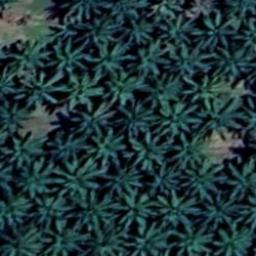
#> input picture trees.v19i.coco-segmentation/train/images/10aa_jpg.rf.3038d03d213d7e484d2ac601ac61bcd0.jpg, 256 x 256 px, given in place of 35aaa_jpg.rf.cc29f107c4464c0bc753da678dc08d6a.jpg, which was not available
$ jupyter execute --allow-errors data_preparation.ipynb   (text cells are left out)
#> lines starting #> are read from the running program, lines starting #| are printed output that depends on the picture; after the words box and inside, x2 and y2 are one past the last pixel; in counts of white or black regions, pixels touching at a corner belong together; pictures that were not available may be replaced by others from this repository, and a replacement may not be noted
[cell 1]
import pandas as pd
import cv2
import base64
import IPython
import json
import numpy as np
import os
import random
import requests
from io import BytesIO
from math import trunc
from PIL import Image as PILImage
from PIL import ImageDraw as PILImageDraw
import matplotlib.pyplot as plt

[cell 2]
# import data to prepare
import os
path = "trees.v19i.coco-segmentation/"
train_images = os.path.join(path , "train/images")
validation_images  =os.path.join(path , "valid/images")

[cell 3]
print(train_images)

[cell 4]
import csv
import matplotlib.patches as patches
# define a class that reads the dataset entirely and extract the images masks
class CocoDataset():
    def __init__(self, annotation_path, image_dir):
        self.annotation_path = annotation_path
        self.image_dir = image_dir
        self.colors = ['blue', 'purple', 'red', 'green', 'orange', 'salmon', 'pink', 'gold',
                        'orchid', 'slateblue', 'limegreen', 'seagreen', 'darkgreen', 'olive',
                        'teal', 'aquamarine', 'steelblue', 'powderblue', 'dodgerblue', 'navy',
                        'magenta', 'sienna', 'maroon']

        json_file = open(self.annotation_path)
        self.coco = json.load(json_file)
        json_file.close()

        #self.process_info()
        #self.process_licenses()
        self.process_categories()
        self.process_images()
        self.process_segmentations()

    # [186 lines left out: functions display_info, display_licenses, display_categories, display_image, not called in this run]

    def process_info(self):
        self.info = self.coco['info']

    def process_licenses(self):
        self.licenses = self.coco['licenses']

    # [215 lines left out: functions process_categories, process_images, process_segmentations, display_image_with_mask, export_bounding_boxes, export_masks and 2 more, not called in this run]

[cell 5]
annotation_path ="trees.v19i.coco-segmentation/train/_annotations.coco.json"
image_dir = train_images
#> (the rest of this cell did not finish here and is left out)

[cell 6]
import matplotlib.pyplot as plt
#> (the rest of this cell did not finish here and is left out)

#> (a cell that did not finish here is left out)

#> (a cell that did not finish here is left out)

[cell 9]
for file_name in os.listdir(os.path.join(path , "train/images")):
    if file_name.endswith(".jpg"):
        print(os.listdir(os.path.join(path , "train/images")))

[cell 10]
# create csv files for training and for validation the csv file contain bothe image path and mask path
import os
import pandas as pd

# List to store file names
images_names = []

# Iterate through all files in the folder
for file_name in os.listdir(os.path.join(path , "train/images") ):
    if file_name.endswith(".jpg"):
        images_names.append(os.path.join(path , "train/images/{}").format(file_name))
# iterate through the masks
masks_name = []
#> (the rest of this cell did not finish here and is left out)

#> (a cell that did not finish here is left out)

[cell 12]
# create csv files for training and for validation the csv file contain bothe image path and mask path
import os
import pandas as pd

# List to store file names
images_names = []

# Iterate through all files in the folder
for file_name in os.listdir(os.path.join(path , "valid/images")):
    if file_name.endswith(".jpg"):
        images_names.append(os.path.join(path , "valid/images/{}".format(file_name) ))
# iterate through the masks
masks_name = []
#> (the rest of this cell did not finish here and is left out)

[cell 13]
# read the csv files a
train_df = pd.read_csv("training_images_annotation.csv")
#> (reads training_images_annotation.csv from the repository)
valid_df = pd.read_csv("validtion_images_annotation.csv")
#> (reads validtion_images_annotation.csv from the repository)

[cell 14]
valid_df

[cell 15]
import numpy as np
import cv2
import matplotlib.pyplot as plt
import matplotlib.colors as mcolors

def read_batch(data, visualize_data=False):
    # Select a random entry
#> called with visualize_data = True
    ent = data.iloc[np.random.randint(len(data))]

    # Get full paths for image and annotation
    Img = cv2.imread(ent["image"])[..., ::-1]  # Read image and convert from BGR to RGB
    ann_map = cv2.imread(ent["mask"], cv2.IMREAD_GRAYSCALE)  # Read annotation as grayscale
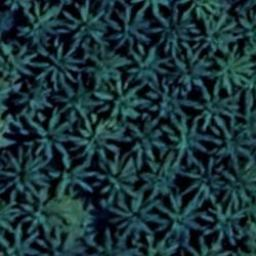
#> input picture trees.v19i.coco-segmentation/train/images/10aa_jpg.rf.32590d8a6cbe085fe5ca0e6c5a746182.jpg, 256 x 256 px, given in place of 35aaa_jpg.rf.cc29f107c4464c0bc753da678dc08d6a_mask.png, which was not available
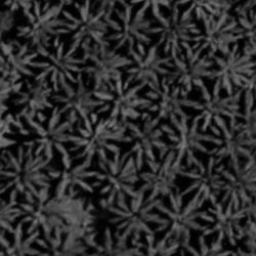
#> ann_map: shape (256, 256); min 0, max 127, mean 44.7

    # Check if either the image or annotation could not be read
    if Img is None or ann_map is None:
        print(f"Error: Could not read image or mask from path {ent['image']} or {ent['annotation']}")
        return None, None, None, 0

    # Rescale the image and annotation to fit within 1024x1024
    r = np.min([1024 / Img.shape[1], 1024 / Img.shape[0]])  # Calculate scaling factor
#> r = 4
    Img = cv2.resize(Img, (int(Img.shape[1] * r), int(Img.shape[0] * r)))
#> Img: shape (1024, 1024, 3)
    ann_map = cv2.resize(ann_map, (int(ann_map.shape[1] * r), int(ann_map.shape[0] * r)), interpolation=cv2.INTER_NEAREST)
#> ann_map: shape (1024, 1024)

    # Initialize binary mask and list of points
    binary_mask = np.zeros_like(ann_map, dtype=np.uint8)
    points = []

    # Process each unique label in the annotation map (except the background, index 0)
    inds = np.unique(ann_map)[1:]  # Skip the background label
#> inds = 124 values from 1 to 127
    for ind in inds:
        mask = (ann_map == ind).astype(np.uint8)  # Binary mask for the current label
        binary_mask = np.maximum(binary_mask, mask)  # Combine with the existing binary mask
#> this loop made 124 passes
#> pass 1, in read_batch, `mask = (ann_map == ind).astype(np.uint8)`:
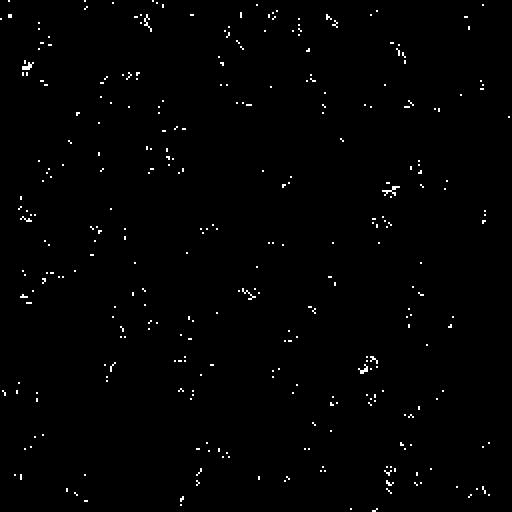
#> mask: shape (1024, 1024) (shown at 1/2 size); values 0 (black) and 1 (white), 0.87% white; 318 white regions (191 under 20 px), largest, box (x1, y1, x2, y2) and area: (764, 372, 800, 392) 256, (44, 124, 68, 140) 208, (288, 28, 304, 64) 176
#> pass 2, in read_batch, `mask = (ann_map == ind).astype(np.uint8)`:
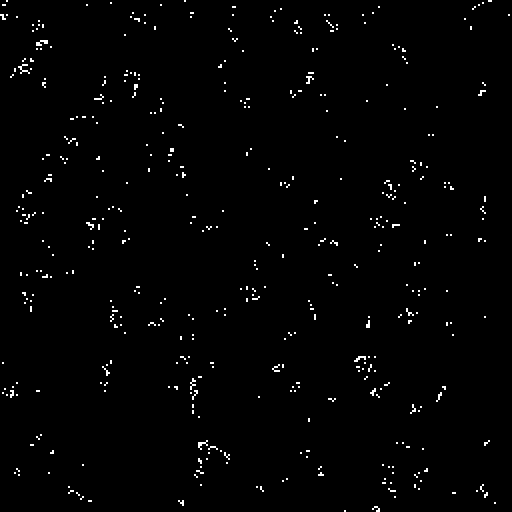
#> mask: shape (1024, 1024) (shown at 1/2 size); values 0 (black) and 1 (white), 1.3% white; 434 white regions (251 under 20 px), largest, box (x1, y1, x2, y2) and area: (72, 80, 96, 92) 176, (36, 128, 60, 148) 176, (396, 880, 416, 900) 160
#> pass 2, in read_batch, `binary_mask = np.maximum(binary_mask, mask)`:
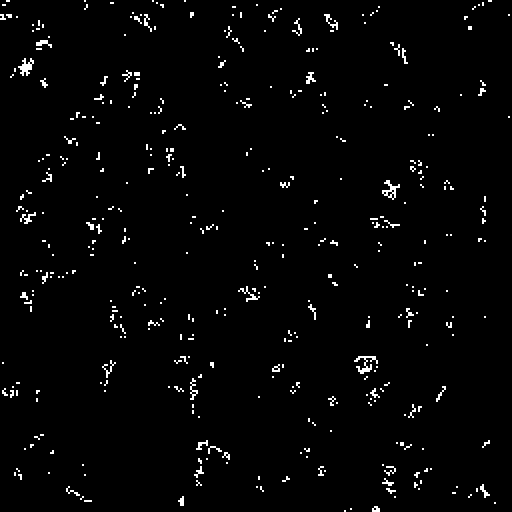
#> binary_mask: shape (1024, 1024) (shown at 1/2 size); values 0 (black) and 1 (white), 2.1% white; 406 white regions (159 under 20 px), largest, box (x1, y1, x2, y2) and area: (708, 712, 756, 748) 656, (36, 116, 68, 152) 576, (764, 360, 800, 400) 544
#> pass 3, in read_batch, `mask = (ann_map == ind).astype(np.uint8)`:
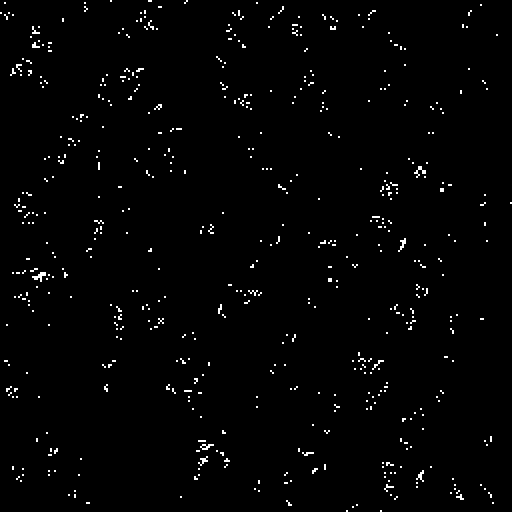
#> mask: shape (1024, 1024) (shown at 1/2 size); values 0 (black) and 1 (white), 1.5% white; 526 white regions (316 under 20 px), largest, box (x1, y1, x2, y2) and area: (64, 544, 92, 564) 256, (828, 332, 852, 356) 208, (796, 476, 812, 504) 176
#> after the loop:
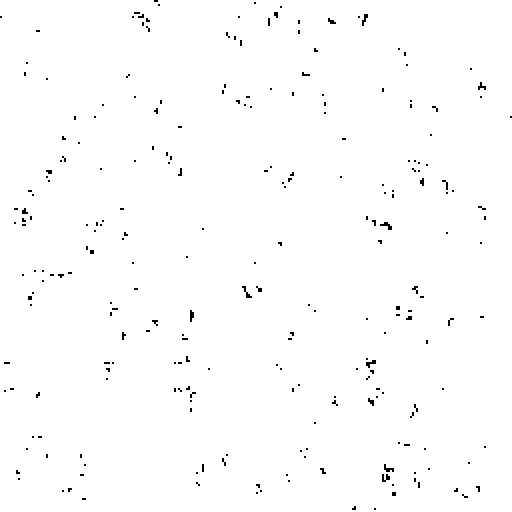
#> binary_mask: shape (1024, 1024) (shown at 1/2 size); values 0 (black) and 1 (white), 99.1% white; 244 black regions (108 under 20 px), largest, box (x1, y1, x2, y2) and area: (760, 444, 784, 460) 176, (484, 572, 504, 596) 160, (732, 720, 752, 736) 160

    # Erode the combined binary mask to avoid selecting boundary points
    eroded_mask = cv2.erode(binary_mask, np.ones((5, 5), np.uint8), iterations=1)
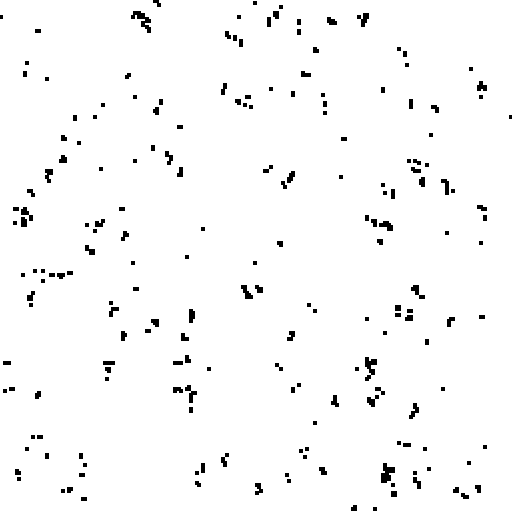
#> eroded_mask: shape (1024, 1024) (shown at 1/2 size); values 0 (black) and 1 (white), 97.5% white; 193 black regions, largest, box (x1, y1, x2, y2) and area: (262, 22, 302, 66) 720, (762, 926, 790, 966) 688, (730, 714, 754, 762) 624

    # Get all coordinates inside the eroded mask
    coords = np.argwhere(eroded_mask > 0)
#> coords = 1022664 pairs, first value 0 to 1023, second value 0 to 1023
    if len(coords) > 0:
        for _ in inds:  # Select as many points as there are unique labels
            yx = np.array(coords[np.random.randint(len(coords))])
            points.append([yx[1], yx[0]])  # Append x, y (note reverse order)
#> this loop made 124 passes
#> yx on passes 1 to 12: [304, 927], [435, 757], [118, 104], [964, 539], [152, 139], [882, 619], [359, 607], [303, 369], [122, 643], [610, 597], [448, 590], [374, 628]
#> after the loop, points = 124 pairs, first value 14 to 981, second value 9 to 1023

    # Convert points to a NumPy array
    points = np.array(points)

    # Visualization (if requested)
    if visualize_data:
        plt.figure(figsize=(15, 5))
#> (this line was passed over: IPython is not available in this run)

        # Original Image
        plt.subplot(1, 3, 1)
#> (this line was passed over: IPython is not available in this run)
        plt.title('Original Image')
#> (this line was passed over: IPython is not available in this run)
        plt.imshow(Img)
#> (this line was passed over: IPython is not available in this run)
        plt.axis('off')
#> (this line was passed over: IPython is not available in this run)

        # Binary mask
        plt.subplot(1, 3, 2)
#> (this line was passed over: IPython is not available in this run)
        plt.title('Binarized Mask')
#> (this line was passed over: IPython is not available in this run)
        plt.imshow(binary_mask, cmap='gray')
        plt.axis('off')

        # Binary mask with points
        plt.subplot(1, 3, 3)
        plt.title('Binarized Mask with Points')
        plt.imshow(binary_mask, cmap='gray')

        # Plot points in different colors
        colors = list(mcolors.TABLEAU_COLORS.values())
        for i, point in enumerate(points):
            plt.scatter(point[0], point[1], c=colors[i % len(colors)], s=100, label=f'Point {i+1}')

        plt.axis('off')
        plt.tight_layout()
        plt.show()

    # Expand binary mask dimensions for consistency
    binary_mask = np.expand_dims(binary_mask, axis=-1)  # Shape becomes (H, W, 1)
    binary_mask = binary_mask.transpose((2, 0, 1))  # Convert to (1, H, W)
    points = np.expand_dims(points, axis=1)  # Shape becomes (num_points, 1, 2)

    # Return the processed data
    return Img, binary_mask, points, len(inds)

# Example usage
# Ensure df is a DataFrame or list-like object containing image paths and annotation paths
Img1, masks1, points1, num_masks = read_batch(train_df, visualize_data=True)
